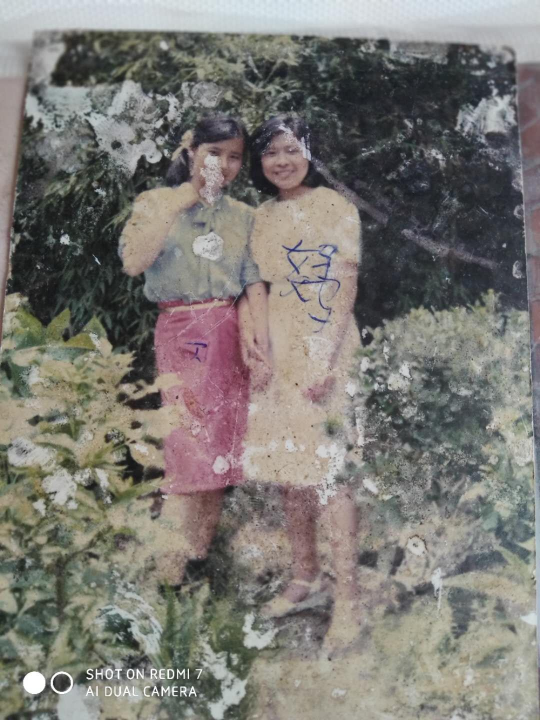
#> input picture repair_photo/target.jpg, 1080 x 1440 px (shown at 1/2 size)
$ python test_with_cv.py
#> lines starting #> are read from the running program, lines starting #| are printed output that depends on the picture; after the words box and inside, x2 and y2 are one past the last pixel; in counts of white or black regions, pixels touching at a corner belong together
#coding=utf-8
#图片修复

import cv2
import numpy as np

path = "./target.jpg"

img = cv2.imread(path)
#> img is the input picture: shape (1440, 1080, 3); mean B, G, R 116.1, 120.8, 123.4
hight, width, depth = img.shape[0:3]
#> hight = 1440; width = 1080; depth = 3

#图片二值化处理，把[240, 240, 240]~[255, 255, 255]以外的颜色变成0
#thresh = cv2.inRange(img, np.array([240, 240, 240]), np.array([255, 255, 255]))
#thresh = cv2.inRange(img, np.array([175, 175, 175]), np.array([255, 255, 255]))
gray = cv2.cvtColor(img,cv2.COLOR_BGR2GRAY)
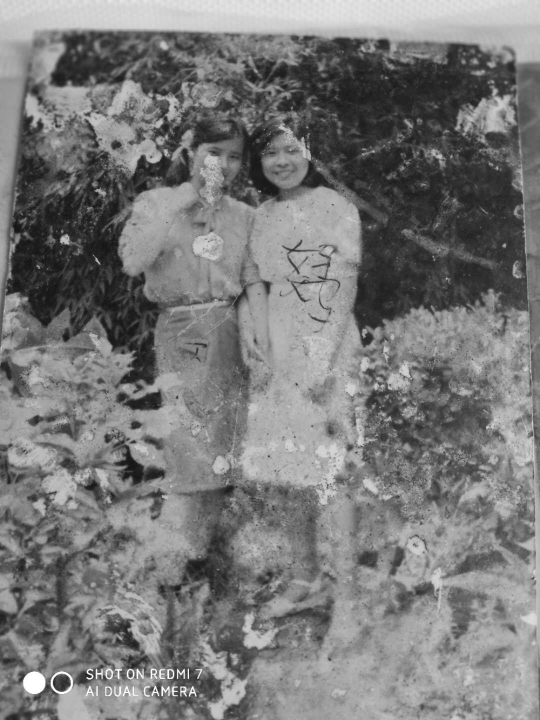
#> gray: shape (1440, 1080) (shown at 1/2 size); min 16, max 255, mean 121.1
ret,thresh = cv2.threshold(gray,180,255,cv2.THRESH_BINARY)
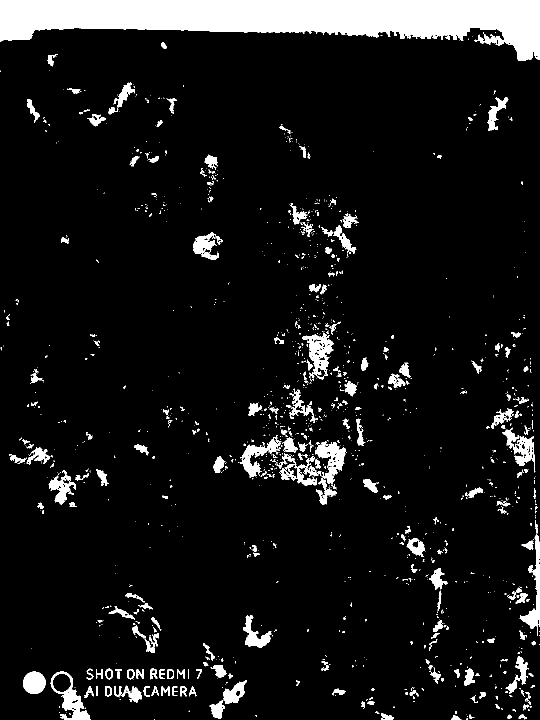
#> thresh: shape (1440, 1080) (shown at 1/2 size); 8.7% white; 1352 white regions (1075 under 20 px), largest, box (x1, y1, x2, y2) and area: (0, 0, 1080, 122) 74005, (630, 883, 692, 1009) 3114, (605, 667, 667, 760) 2534
#创建形状和尺寸的结构元素
kernel = np.ones((3, 3), np.uint8)

#扩张待修复区域
hi_mask = cv2.dilate(thresh, kernel, iterations=1)
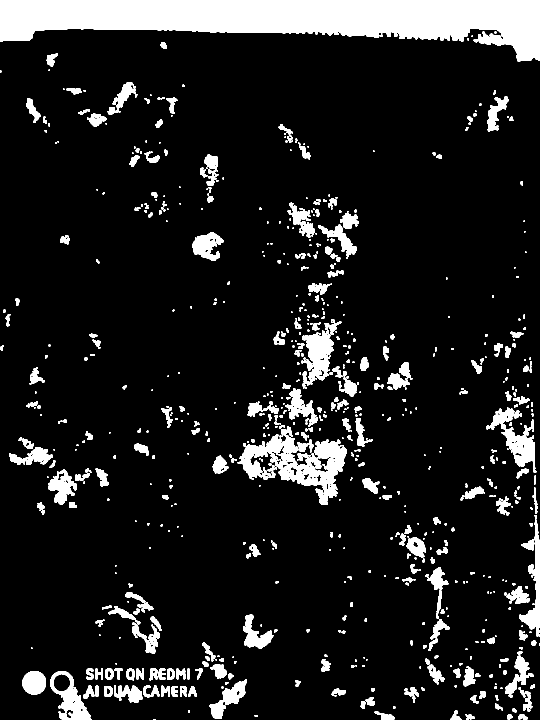
#> hi_mask: shape (1440, 1080) (shown at 1/2 size); 11.5% white; 743 white regions (340 under 20 px), largest, box (x1, y1, x2, y2) and area: (0, 0, 1080, 123) 76085, (475, 851, 694, 1010) 12661, (981, 815, 1073, 946) 4272
specular = cv2.inpaint(img, hi_mask, 5, flags=cv2.INPAINT_TELEA)
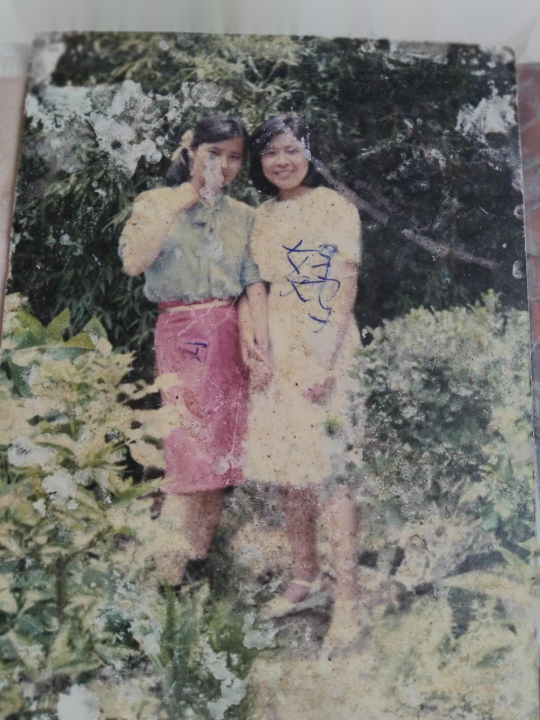
#> specular: shape (1440, 1080, 3) (shown at 1/2 size); mean B, G, R 112.4, 117.3, 120.2


size = 3
cv2.namedWindow("Image", 0)
cv2.resizeWindow("Image", int(width / size), int(hight / size))
cv2.imshow("Image", img)

cv2.namedWindow("newImage", 0)
cv2.resizeWindow("newImage", int(width / size), int(hight / size))
cv2.imshow("newImage", specular)

cv2.namedWindow("二值化图片",0)
cv2.resizeWindow("二值化图片", int(width / size), int(hight / size))
cv2.imshow("二值化图片",thresh)

cv2.waitKey(0)
cv2.destroyAllWindows()
